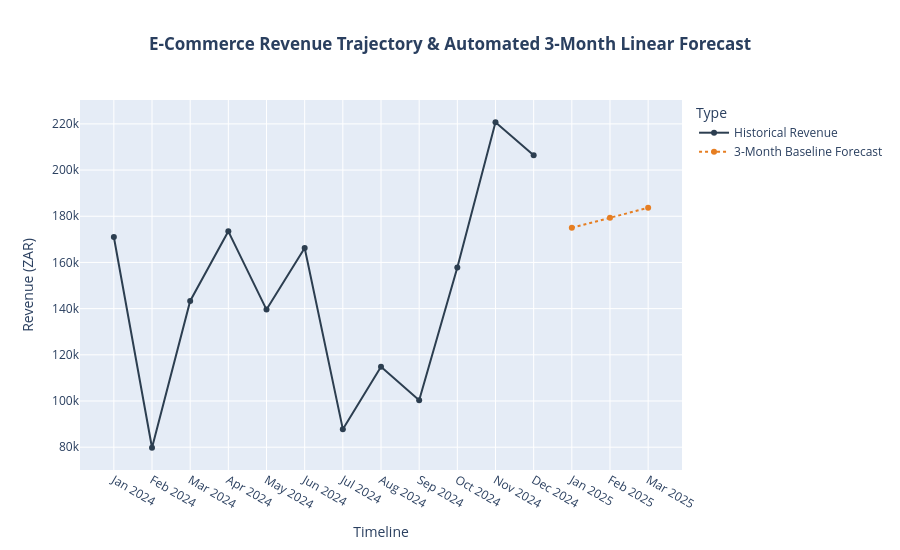

The notebook cell this image was saved under:
### Markdown cell above
To mathematically project a baseline trend without external dependencies, this script fits a linear trend model to your actual historical data points, generates the future 3 months of date keys, and appends the forecasted values to an interactive line visualization.

### Code cell
import numpy as np
import plotly.graph_objects as go

# 1. Aggregate historical total revenue by month
hist_monthly = df.set_index('Date').resample('ME')['Revenue (ZAR)'].sum().reset_index()
hist_monthly['Type'] = 'Historical Revenue'

# 2. Map timestamps to an ordered sequence of integers for calculation mapping
hist_monthly['Time_Index'] = np.arange(len(hist_monthly))

# 3. Compute Linear Regression parameters (y = mx + c) using numpy polyfit
slope, intercept = np.polyfit(hist_monthly['Time_Index'], hist_monthly['Revenue (ZAR)'], 1)

# 4. Generate future chronological parameters for the next 3 months
last_hist_date = hist_monthly['Date'].max()
future_dates = pd.date_range(start=last_hist_date + pd.offsets.MonthEnd(1), periods=3, freq='ME')

future_indices = np.arange(len(hist_monthly), len(hist_monthly) + 3)
future_forecast = (slope * future_indices) + intercept

# 5. Build a clean forecast DataFrame container
forecast_df = pd.DataFrame({
    'Date': future_dates,
    'Revenue (ZAR)': future_forecast,
    'Type': '3-Month Baseline Forecast',
    'Time_Index': future_indices
})

# 6. Merge historical rows with the future projection rows
combined_forecast = pd.concat([hist_monthly, forecast_df], ignore_index=True)
combined_forecast['Month_Label'] = combined_forecast['Date'].dt.strftime('%b %Y')

# 7. Render dual-phase visualization layout
fig_forecast = px.line(
    combined_forecast,
    x='Month_Label',
    y='Revenue (ZAR)',
    color='Type',
    line_dash='Type', # Automatically applies a dashed look to distinguish the forecast segment
    markers=True,
    color_discrete_map={'Historical Revenue': '#2C3E50', '3-Month Baseline Forecast': '#E67E22'},
    title='<b>E-Commerce Revenue Trajectory & Automated 3-Month Linear Forecast</b>'
)

fig_forecast.update_layout(title_x=0.5, xaxis_title='Timeline', yaxis_title='Revenue (ZAR)', height=550)
fig_forecast.show()

### Figure 1 — Plotly figure (JSON) as saved in the notebook; plotly's stock layout.template omitted (floating-point values rounded to 4 significant figures)
{"data": [{"hovertemplate": "Type=Historical Revenue<br>Month_Label=%{x}<br>Revenue (ZAR)=%{y}<extra></extra>", "legendgroup": "Historical Revenue", "line": {"color": "#2C3E50", "dash": "solid"}, "marker": {"symbol": "circle"}, "mode": "lines+markers", "name": "Historical Revenue", "orientation": "v", "showlegend": true, "type": "scatter", "x": ["Jan 2024", "Feb 2024", "Mar 2024", "Apr 2024", "May 2024", "Jun 2024", "Jul 2024", "Aug 2024", "Sep 2024", "Oct 2024", "Nov 2024", "Dec 2024"], "xaxis": "x", "y": [171028, 79757, 143337, 173474, 139588, 166223, 87806, 114838, 100340, 157817, 220709, 206457], "yaxis": "y"}, {"hovertemplate": "Type=3-Month Baseline Forecast<br>Month_Label=%{x}<br>Revenue (ZAR)=%{y}<extra></extra>", "legendgroup": "3-Month Baseline Forecast", "line": {"color": "#E67E22", "dash": "dot"}, "marker": {"symbol": "circle"}, "mode": "lines+markers", "name": "3-Month Baseline Forecast", "orientation": "v", "showlegend": true, "type": "scatter", "x": ["Jan 2025", "Feb 2025", "Mar 2025"], "xaxis": "x", "y": [175000.0, 179300.0, 183700.0], "yaxis": "y"}], "layout": {"height": 550, "legend": {"title": {"text": "Type"}, "tracegroupgap": 0}, "title": {"text": "<b>E-Commerce Revenue Trajectory & Automated 3-Month Linear Forecast</b>", "x": 0.5}, "xaxis": {"anchor": "y", "domain": [0, 1], "title": {"text": "Timeline"}}, "yaxis": {"anchor": "x", "domain": [0, 1], "title": {"text": "Revenue (ZAR)"}}}}
